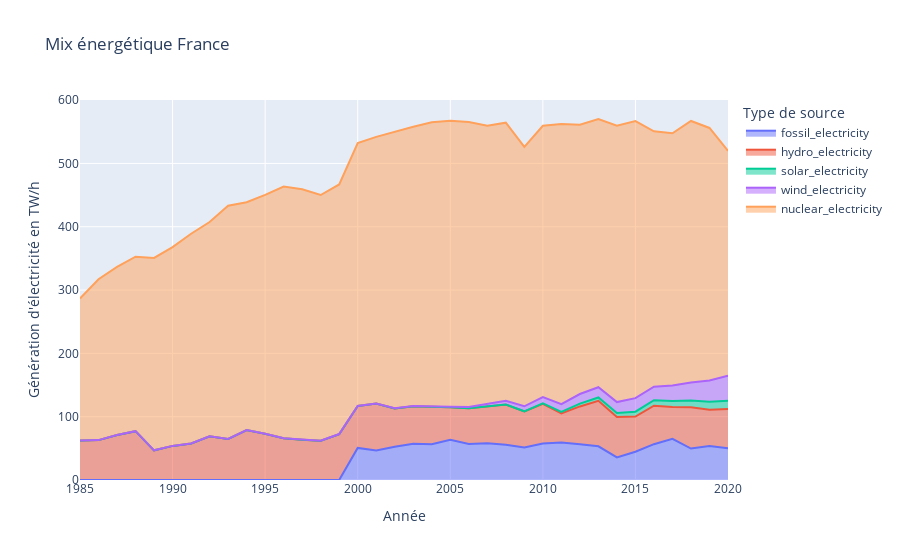

This figure's notebook cell:
### Code cell
fig = px.area(productions.loc['France'], 'year', ['fossil_electricity', 'hydro_electricity', 'solar_electricity', 'wind_electricity', 'nuclear_electricity'],
              title = "Mix énergétique France",
                  labels ={
                      "year": "Année",
                      "value": "Génération d'électricité en TW/h",
                      "variable": "Type de source"
                  })
fig.show()

### Figure 1 — Plotly figure (JSON) as saved in the notebook; plotly's stock layout.template omitted (floating-point values rounded to 4 significant figures)
{"data": [{"hovertemplate": "Type de source=fossil_electricity<br>Année=%{x}<br>Génération d'électricité en TW/h=%{y}<extra></extra>", "legendgroup": "fossil_electricity", "line": {"color": "#636efa"}, "marker": {"symbol": "circle"}, "mode": "lines", "name": "fossil_electricity", "orientation": "v", "showlegend": true, "stackgroup": "1", "type": "scatter", "x": [1985, 1986, 1987, 1988, 1989, 1990, 1991, 1992, 1993, 1994, 1995, 1996, 1997, 1998, 1999, 2000, 2001, 2002, 2003, 2004, 2005, 2006, 2007, 2008, 2009, 2010, 2011, 2012, 2013, 2014, 2015, 2016, 2017, 2018, 2019, 2020], "xaxis": "x", "y": [0, 0, 0, 0, 0, 0, 0, 0, 0, 0, 0, 0, 0, 0, 0, 50.62, 46.47, 52.66, 57.38, 56.53, 63.36, 56.9, 58.17, 55.58, 51.32, 57.62, 59.39, 56.36, 53.24, 35.57, 44.61, 56.56, 65.1, 49.63, 53.63, 50.05], "yaxis": "y"}, {"hovertemplate": "Type de source=hydro_electricity<br>Année=%{x}<br>Génération d'électricité en TW/h=%{y}<extra></extra>", "legendgroup": "hydro_electricity", "line": {"color": "#EF553B"}, "marker": {"symbol": "circle"}, "mode": "lines", "name": "hydro_electricity", "orientation": "v", "showlegend": true, "stackgroup": "1", "type": "scatter", "x": [1985, 1986, 1987, 1988, 1989, 1990, 1991, 1992, 1993, 1994, 1995, 1996, 1997, 1998, 1999, 2000, 2001, 2002, 2003, 2004, 2005, 2006, 2007, 2008, 2009, 2010, 2011, 2012, 2013, 2014, 2015, 2016, 2017, 2018, 2019, 2020], "xaxis": "x", "y": [62.45, 63.01, 71.09, 77.12, 46.84, 53.87, 57.6, 68.96, 64.89, 78.79, 73.12, 66.04, 63.76, 62.09, 72.51, 66.36, 74.27, 60.4, 58.94, 59.55, 51.48, 56.3, 57.6, 63.65, 56.99, 62.71, 45.74, 59.83, 71.92, 63.77, 55.56, 60.84, 50.0, 65.28, 57.28, 62.06], "yaxis": "y"}, {"hovertemplate": "Type de source=solar_electricity<br>Année=%{x}<br>Génération d'électricité en TW/h=%{y}<extra></extra>", "legendgroup": "solar_electricity", "line": {"color": "#00cc96"}, "marker": {"symbol": "circle"}, "mode": "lines", "name": "solar_electricity", "orientation": "v", "showlegend": true, "stackgroup": "1", "type": "scatter", "x": [1985, 1986, 1987, 1988, 1989, 1990, 1991, 1992, 1993, 1994, 1995, 1996, 1997, 1998, 1999, 2000, 2001, 2002, 2003, 2004, 2005, 2006, 2007, 2008, 2009, 2010, 2011, 2012, 2013, 2014, 2015, 2016, 2017, 2018, 2019, 2020], "xaxis": "x", "y": [0, 0, 0, 0, 0, 0, 0, 0.001, 0.002, 0.002, 0.002, 0.003, 0.003, 0.004, 0.005, 0.005, 0.006, 0.007, 0.008, 0.008, 0.011, 0.012, 0.018, 0.042, 0.174, 0.62, 2.334, 4.428, 5.194, 6.391, 7.753, 8.659, 9.585, 10.57, 12.57, 13.19], "yaxis": "y"}, {"hovertemplate": "Type de source=wind_electricity<br>Année=%{x}<br>Génération d'électricité en TW/h=%{y}<extra></extra>", "legendgroup": "wind_electricity", "line": {"color": "#ab63fa"}, "marker": {"symbol": "circle"}, "mode": "lines", "name": "wind_electricity", "orientation": "v", "showlegend": true, "stackgroup": "1", "type": "scatter", "x": [1985, 1986, 1987, 1988, 1989, 1990, 1991, 1992, 1993, 1994, 1995, 1996, 1997, 1998, 1999, 2000, 2001, 2002, 2003, 2004, 2005, 2006, 2007, 2008, 2009, 2010, 2011, 2012, 2013, 2014, 2015, 2016, 2017, 2018, 2019, 2020], "xaxis": "x", "y": [0, 0, 0, 0, 0, 0, 0, 0, 0.002, 0.005, 0.005, 0.007, 0.011, 0.019, 0.037, 0.048, 0.131, 0.266, 0.388, 0.595, 0.963, 2.183, 4.07, 5.694, 7.912, 9.945, 12.37, 15.18, 16.13, 17.32, 21.42, 21.38, 24.61, 28.6, 33.6, 39.23], "yaxis": "y"}, {"hovertemplate": "Type de source=nuclear_electricity<br>Année=%{x}<br>Génération d'électricité en TW/h=%{y}<extra></extra>", "legendgroup": "nuclear_electricity", "line": {"color": "#FFA15A"}, "marker": {"symbol": "circle"}, "mode": "lines", "name": "nuclear_electricity", "orientation": "v", "showlegend": true, "stackgroup": "1", "type": "scatter", "x": [1985, 1986, 1987, 1988, 1989, 1990, 1991, 1992, 1993, 1994, 1995, 1996, 1997, 1998, 1999, 2000, 2001, 2002, 2003, 2004, 2005, 2006, 2007, 2008, 2009, 2010, 2011, 2012, 2013, 2014, 2015, 2016, 2017, 2018, 2019, 2020], "xaxis": "x", "y": [224.1, 254.2, 265.5, 275.5, 303.9, 314.1, 331.3, 338.4, 368.2, 360.0, 377.2, 397.3, 395.5, 388.0, 394.2, 415.2, 421.1, 436.8, 441.1, 448.2, 451.5, 450.2, 439.7, 439.4, 409.7, 428.5, 442.4, 425.4, 423.7, 436.5, 437.4, 403.2, 398.4, 412.9, 398.9, 355.2], "yaxis": "y"}], "layout": {"legend": {"title": {"text": "Type de source"}, "tracegroupgap": 0}, "title": {"text": "Mix énergétique France"}, "xaxis": {"anchor": "y", "domain": [0, 1], "title": {"text": "Année"}}, "yaxis": {"anchor": "x", "domain": [0, 1], "title": {"text": "Génération d'électricité en TW/h"}}}}
